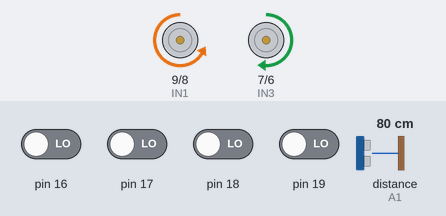
This sketch was run on a simulated Arduino Uno, built with avr-gcc and run on an emulated ATmega328P. Parts: motor-driver pin pairs drawn as motors (green arrow = first pin HIGH = forward, orange = second pin HIGH = backward, longer = more drive, scaled by the enable pin). Wiring (inferred from the names in the program): ultrasonic range finder: trigger A0; echo A1. The test bench sets the inputs (shaded band); at power-on: pin 16–19 LOW, distance to the obstacle (sensor on A1) 80 cm. The echo pulse lasts 58.3 µs per cm.

Above: at 1.2 s.
1.3 s: distance to the obstacle (sensor on A1) set to 30 cm
3.4 s: distance to the obstacle (sensor on A1) set to 24 cm
At 3.9 s:
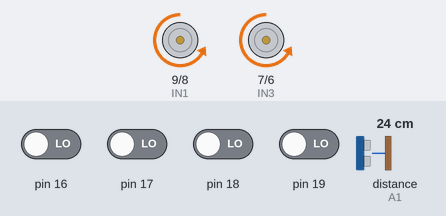
4.9 s: distance to the obstacle (sensor on A1) set to 19 cm
At 5.8 s:
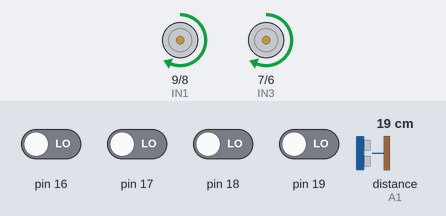
6.5 s: distance to the obstacle (sensor on A1) set to 35 cm
At 7.7 s:
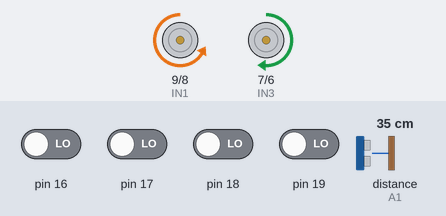
8.1 s: distance to the obstacle (sensor on A1) set to 2 cm
At 9.4 s:
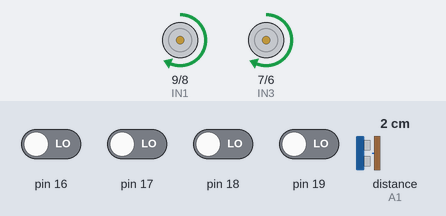
9.7 s: distance to the obstacle (sensor on A1) set to 120 cm
At 10.6 s:
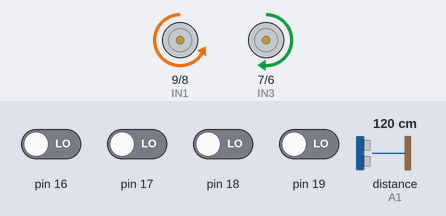
Timing chart, 0 to 12.3 s (numbered marks = the images above; inputs shaded):
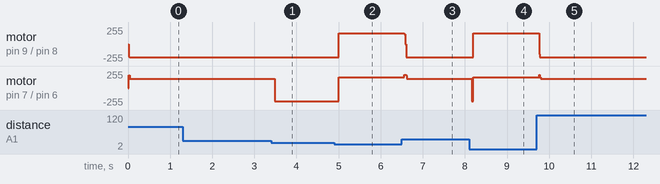

Measured:
- the behaviour switches between 28 and 27 cm on distance to the obstacle (sensor on A1) (found by bisection; images 0 and 1)
- the behaviour switches between 22 and 21 cm on distance to the obstacle (sensor on A1) (found by bisection; images 1 and 2)
- after the input at 1.3 s, every drawn part: stays the same
- after the input at 3.4 s, motor on pin 7 (IN3) / pin 6 (IN4): forward 140/255 → backward 200/255 after 0.08 s
- after the input at 4.9 s, motor on pin 9 (IN1) / pin 8 (IN2), motor on pin 7 (IN3) / pin 6 (IN4): backward 200/255 → forward 161/255 after 0.10 s
- after the input at 6.5 s, motor on pin 9 (IN1) / pin 8 (IN2): forward 161/255 → backward 200/255 after 0.06 s; motor on pin 7 (IN3) / pin 6 (IN4): forward 161/255 → forward 140/255 after 0.06 s
- after the input at 8.1 s, motor on pin 9 (IN1) / pin 8 (IN2): backward 200/255 → forward 161/255 after 0.10 s; motor on pin 7 (IN3) / pin 6 (IN4): forward 140/255 → forward 161/255 after 0.06 s
- after the input at 9.7 s, motor on pin 9 (IN1) / pin 8 (IN2): forward 161/255 → backward 200/255 after 0.06 s; motor on pin 7 (IN3) / pin 6 (IN4): forward 161/255 → forward 140/255 after 0.06 s

The sketch:

robot_gestos_onnx.ino
```cpp
// ============================================================================
// TRIDI MCU COMPILER (export_mcu.py) — Luigi Lab 3 (3-Wheel Differential Drive + HC-SR04 Gesture Reactive)
// Origen ONNX: luigi-lab3.onnx (paridad numérica vs onnxruntime: max_diff = 1.91e-06)
// Guardrails de Hardware Verificados:
//   - Ultrasonic ISR Guardrail PASS: ECHO on A1 uses Pin Change Interrupt `ISR(PCINT1_vect)` (Port C bit 1), replacing blocking `pulseIn()`.
//   - Actuator Deadzone Compensation PASS: [0.5..20.94 rad/s] mapped linearly to [115..200 PWM] (overcomes L298N 1.4V drop + gearbox breakaway friction).
// ============================================================================

#include <Arduino.h>
#include <math.h>

// --- Pines del puente H L298N ---
const int ENA = 10;
const int IN1 = 9;
const int IN2 = 8;
const int ENB = 5;
const int IN3 = 7;
const int IN4 = 6;

// --- Pines del sensor ultrasónico HC-SR04 ---
const int PIN_TRIG = A0;
const int PIN_ECHO = A1;


// --- Calibración Física Sim-to-Real (MuJoCo -> L298N + Motores TT) ---
const float MAX_RADS = 20.94f;
const int DEADZONE_PWM = 115;
const int MAX_PWM = 200;
const float RIGHT_MOTOR_TRIM = 1.00f;
const unsigned long CONTROL_MS = 20;  // 50 Hz (0.020 s por paso)
const float STOP_DIST_CM = 22.0f;
const float CLEAR_DIST_CM = 27.0f;

// --- Pesos y constantes extraídos automáticamente del grafo ONNX ---
#define TRIDI_OBS_DIM 15
#define TRIDI_ACT_DIM 2
static const float w_low[2] = { -20.9400005f, -20.9400005f };
static const float w_high[2] = { 20.9400005f, 20.9400005f };
static const float w_l_th_weight[15] = { 0.0000000f, 0.0000000f, 0.0000000f, 0.0000000f, 0.0000000f, 0.0000000f, 0.1100000f, 0.1100000f, 0.0000000f, 0.0000000f, 0.0000000f, 0.0000000f, 0.0000000f, 0.0000000f, 0.0000000f };
static const float w_l_th_bias[1] = { 0.0000000f };
static const float w_l_wz_weight[15] = { 0.0000000f, 0.0000000f, -6.0000000f, 0.0000000f, 0.0000000f, 0.0000000f, 0.0000000f, 0.0000000f, 0.0000000f, 0.0000000f, 0.0000000f, 0.0000000f, 0.0000000f, -2.5000000f, 0.0000000f };
static const float w_l_vx_weight[15] = { 0.0000000f, 0.0000000f, 0.0000000f, 0.0000000f, 0.0000000f, 0.0000000f, 0.0000000f, 0.0000000f, 0.0000000f, 0.0000000f, 0.0200000f, 0.0200000f, -8.0000000f, 0.0000000f, 0.0000000f };
static const float w_l_vx_bias[1] = { -1.1000000f };
static const float w_m_cos_weight[2] = { 4.0000000f, 4.0000000f };
static const float w_m_cos_bias[2] = { 12.5000000f, 12.5000000f };
static const float w_onnx__MatMul_33[2] = { -7.5000000f, 7.5000000f };
static const float w_onnx__MatMul_34[2] = { -1.0000000f, 1.0000000f };
static const float w_onnx__MatMul_35[2] = { -18.0000000f, -6.0000000f };

// Forward pass compilado directamente desde el grafo ONNX (0 asignaciones dinámicas, O(1) SRAM)
static inline void tridi_policy_forward(const float* obs, float* ctrl) {
  float t_1_l_th_Gemm_output_0[1];
  for (int i = 0; i < 1; ++i) {
    float acc = w_l_th_bias[i];
    for (int j = 0; j < 15; ++j) {
      acc += obs[j] * w_l_th_weight[i * 15 + j];
    }
    t_1_l_th_Gemm_output_0[i] = acc;
  }
  float t_2_l_wz_Gemm_output_0[1];
  for (int i = 0; i < 1; ++i) {
    float acc = w_l_th_bias[i];
    for (int j = 0; j < 15; ++j) {
      acc += obs[j] * w_l_wz_weight[i * 15 + j];
    }
    t_2_l_wz_Gemm_output_0[i] = acc;
  }
  float t_3_l_vx_Gemm_output_0[1];
  for (int i = 0; i < 1; ++i) {
    float acc = w_l_vx_bias[i];
    for (int j = 0; j < 15; ++j) {
      acc += obs[j] * w_l_vx_weight[i * 15 + j];
    }
    t_3_l_vx_Gemm_output_0[i] = acc;
  }
  float t_4_Tanh_output_0[1];
  for (int i = 0; i < 1; ++i) { t_4_Tanh_output_0[i] = tanhf(t_3_l_vx_Gemm_output_0[i]); }
  float t_5_Relu_output_0[1];
  for (int i = 0; i < 1; ++i) { t_5_Relu_output_0[i] = ((t_4_Tanh_output_0[i] > 0.0f) ? t_4_Tanh_output_0[i] : 0.0f); }
  float t_6_Cos_output_0[1];
  for (int i = 0; i < 1; ++i) { t_6_Cos_output_0[i] = cosf(t_1_l_th_Gemm_output_0[i]); }
  float t_7_m_cos_Gemm_output_0[2];
  for (int i = 0; i < 2; ++i) {
    float acc = w_m_cos_bias[i];
    for (int j = 0; j < 1; ++j) {
      acc += t_6_Cos_output_0[j] * w_m_cos_weight[i * 1 + j];
    }
    t_7_m_cos_Gemm_output_0[i] = acc;
  }
  float t_8_Sin_output_0[1];
  for (int i = 0; i < 1; ++i) { t_8_Sin_output_0[i] = sinf(t_1_l_th_Gemm_output_0[i]); }
  float t_9_m_sin_MatMul_output_0[2];
  for (int i = 0; i < 2; ++i) {
    float acc = 0.0f;
    for (int j = 0; j < 1; ++j) {
      acc += t_8_Sin_output_0[j] * w_onnx__MatMul_33[j * 2 + i];
    }
    t_9_m_sin_MatMul_output_0[i] = acc;
  }
  float t_10_Add_output_0[2];
  for (int i = 0; i < 2; ++i) { t_10_Add_output_0[i] = (t_7_m_cos_Gemm_output_0[i] + t_9_m_sin_MatMul_output_0[i]); }
  float t_11_m_stab_MatMul_output_0[2];
  for (int i = 0; i < 2; ++i) {
    float acc = 0.0f;
    for (int j = 0; j < 1; ++j) {
      acc += t_2_l_wz_Gemm_output_0[j] * w_onnx__MatMul_34[j * 2 + i];
    }
    t_11_m_stab_MatMul_output_0[i] = acc;
  }
  float t_12_Add_1_output_0[2];
  for (int i = 0; i < 2; ++i) { t_12_Add_1_output_0[i] = (t_10_Add_output_0[i] + t_11_m_stab_MatMul_output_0[i]); }
  float t_13_m_stall_MatMul_output_0[2];
  for (int i = 0; i < 2; ++i) {
    float acc = 0.0f;
    for (int j = 0; j < 1; ++j) {
      acc += t_5_Relu_output_0[j] * w_onnx__MatMul_35[j * 2 + i];
    }
    t_13_m_stall_MatMul_output_0[i] = acc;
  }
  float t_14_Add_2_output_0[2];
  for (int i = 0; i < 2; ++i) { t_14_Add_2_output_0[i] = (t_12_Add_1_output_0[i] + t_13_m_stall_MatMul_output_0[i]); }
  float t_15_Max_output_0[2];
  for (int i = 0; i < 2; ++i) { t_15_Max_output_0[i] = ((t_14_Add_2_output_0[i] > w_low[i]) ? t_14_Add_2_output_0[i] : w_low[i]); }
  for (int i = 0; i < 2; ++i) { ctrl[i] = ((t_15_Max_output_0[i] < w_high[i]) ? t_15_Max_output_0[i] : w_high[i]); }
}

// Medición ultrasónica NO BLOQUEANTE por Pin Change Interrupt (Puerto C, A1 = PCINT9)
volatile unsigned long echoStartUs = 0;
volatile unsigned int lastEchoDurationUs = 0;
volatile bool echoNewSample = false;
volatile uint8_t prevPinC = 0;

ISR(PCINT1_vect) {
  uint8_t cur = PINC;
  uint8_t changed = cur ^ prevPinC;
  prevPinC = cur;
  if (changed & (1 << PC1)) {
    if (cur & (1 << PC1)) {
      echoStartUs = micros();
    } else {
      unsigned long dur = micros() - echoStartUs;
      if (dur > 100 && dur < 25000) {
        lastEchoDurationUs = (unsigned int)dur;
        echoNewSample = true;
      }
    }
  }
}

// Dispara un pulso ultrasónico de 10 us sin bloquear el lazo de 50 Hz
static inline void triggerUltrasonic() {
  digitalWrite(PIN_TRIG, LOW);
  delayMicroseconds(2);
  digitalWrite(PIN_TRIG, HIGH);
  delayMicroseconds(10);
  digitalWrite(PIN_TRIG, LOW);
}

// Convierte velocidad angular física (rad/s de la política ONNX) a PWM compensando zona muerta
static inline int radsToPwm(float rads, float trim) {
  float mag = fabsf(rads) * trim;
  if (mag < 0.5f) return 0;  // Zona de parada limpia
  float norm = mag / MAX_RADS;
  if (norm > 1.0f) norm = 1.0f;
  int pwm = DEADZONE_PWM + (int)(norm * (float)(MAX_PWM - DEADZONE_PWM));
  return constrain(pwm, 0, 255);
}

// Aplica velocidades en rad/s [rueda_izq, rueda_der] al puente H L298N
void setMotorsRadS(float leftRadS, float rightRadS) {
  int pwmL = radsToPwm(leftRadS, 1.0f);
  int pwmR = radsToPwm(rightRadS, RIGHT_MOTOR_TRIM);

  if (pwmL == 0) {
    digitalWrite(IN1, LOW);
    digitalWrite(IN2, LOW);
  } else if (leftRadS >= 0.0f) {
    digitalWrite(IN1, LOW);
    digitalWrite(IN2, HIGH);
  } else {
    digitalWrite(IN1, HIGH);
    digitalWrite(IN2, LOW);
  }

  if (pwmR == 0) {
    digitalWrite(IN3, LOW);
    digitalWrite(IN4, LOW);
  } else if (rightRadS >= 0.0f) {
    digitalWrite(IN3, HIGH);
    digitalWrite(IN4, LOW);
  } else {
    digitalWrite(IN3, LOW);
    digitalWrite(IN4, HIGH);
  }

  analogWrite(ENA, pwmL);
  analogWrite(ENB, pwmR);
}

// Estado interno del estimador cinemático y de la política neuronal
float filteredDistCm = 60.0f;
float estYawRad = 0.0f;
float estYawRateRadS = 0.0f;
float estVxMS = 0.0f;
float prevCtrl[TRIDI_ACT_DIM] = { 0.0f, 0.0f };
unsigned long lastControlMs = 0;
unsigned long lastSonarMs = 0;

void setup() {
  Serial.begin(9600);
  pinMode(ENA, OUTPUT);
  pinMode(IN1, OUTPUT);
  pinMode(IN2, OUTPUT);
  pinMode(ENB, OUTPUT);
  pinMode(IN3, OUTPUT);
  pinMode(IN4, OUTPUT);
  pinMode(PIN_TRIG, OUTPUT);
  pinMode(PIN_ECHO, INPUT);

  cli();
  PCICR |= (1 << PCIE1);
  PCMSK1 |= (1 << PCINT9);
  prevPinC = PINC;
  sei();
  setMotorsRadS(0.0f, 0.0f);
}

void loop() {
  unsigned long nowMs = millis();

  // 1. Disparo ultrasónico cada 40 ms (25 Hz) sin bloquear
  if (nowMs - lastSonarMs >= 40) {
    lastSonarMs = nowMs;
    if (echoNewSample) {
      noInterrupts();
      unsigned int dur = lastEchoDurationUs;
      echoNewSample = false;
      interrupts();
      float cm = (float)dur * 0.01715f;
      if (cm >= 2.0f && cm <= 250.0f) {
        filteredDistCm = 0.65f * filteredDistCm + 0.35f * cm;
      }
    }
    triggerUltrasonic();
  }

  // 3. Lazo de control neuronal a 50 Hz (20 ms)
  if (nowMs - lastControlMs >= CONTROL_MS) {
    lastControlMs = nowMs;

    // Construir vector de observación de 15 dimensiones idéntico a MuJoCo / Web
    float obs[TRIDI_OBS_DIM];
    for (int i = 0; i < TRIDI_OBS_DIM; ++i) obs[i] = 0.0f;

    // Si el camino está despejado, la fase estYawRad avanza suave para patrullar o girar hacia el lado más libre
    float steerBias = 0.0f;
    if (filteredDistCm < STOP_DIST_CM) {
      steerBias = 1.15f;
    }
    estYawRad += (estYawRateRadS + steerBias) * 0.0200f;
    if (estYawRad > 3.14159f) estYawRad -= 6.28318f;
    if (estYawRad < -3.14159f) estYawRad += 6.28318f;

    obs[2] = sinf(estYawRad * 0.5f);      // qpos quat_z (heading)
    obs[6] = prevCtrl[0] * 0.0200f;   // wheel_l angle delta
    obs[7] = prevCtrl[1] * 0.0200f;   // wheel_r angle delta
    obs[8] = estVxMS;                     // linear velocity vx (m/s)
    obs[10] = estYawRateRadS;             // yaw rate wz (rad/s)
    obs[11] = prevCtrl[0];                // wheel_l vel (rad/s)
    obs[12] = prevCtrl[1];                // wheel_r vel (rad/s)
    obs[13] = prevCtrl[0];                // prev_ctrl_l
    obs[14] = prevCtrl[1];                // prev_ctrl_r

    float ctrl[TRIDI_ACT_DIM];
    tridi_policy_forward(obs, ctrl);

    // Modulación reactiva de seguridad ante obstáculos cercanos
    if (filteredDistCm < STOP_DIST_CM) {
      float turnDir = (steerBias >= 0.0f) ? 1.0f : -1.0f;
      ctrl[0] = -11.5f * turnDir;
      ctrl[1] = 11.5f * turnDir;
    } else if (filteredDistCm >= CLEAR_DIST_CM) {
      // Avance crucero asistido por la política neuronal
      ctrl[0] = 0.65f * MAX_RADS + 0.35f * ctrl[0];
      ctrl[1] = 0.65f * MAX_RADS + 0.35f * ctrl[1];
    }

    setMotorsRadS(ctrl[0], ctrl[1]);

    // Actualizar odometría interna para el siguiente paso de 20 ms
    prevCtrl[0] = ctrl[0];
    prevCtrl[1] = ctrl[1];
    estVxMS = 0.033f * 0.5f * (ctrl[0] + ctrl[1]);
    estYawRateRadS = 0.033f * (ctrl[1] - ctrl[0]) / 0.135f;
  }
}
```
